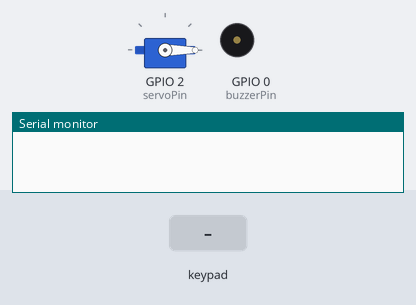
This sketch was run on a simulated ESP32. Parts: servo, buzzer (waves = sounding, pin HIGH), the last lines printed to the serial monitor. Wiring (inferred from the names in the program): 4×4 keypad with keys 1 2 3 A 4 5 6 B 7 8 9 C * 0 # D: rows GPIO 26, GPIO 22, GPIO 21, GPIO 20; columns GPIO 19, GPIO 18, GPIO 17, GPIO 16. The inputs (shaded band) are chosen by the test bench. Pins used as bus, display or sensor lines are not drawn.

Above: at 1.2 s.
1.3 s: keypad keys 1 2 3 4 pressed 0.4 s apart
At 3.9 s:
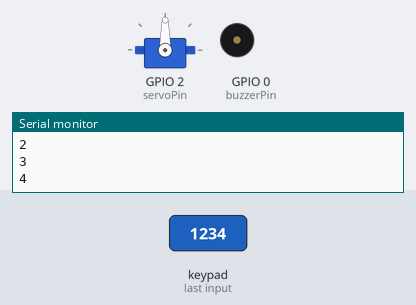
4.4 s: key 'A' pressed
At 5.1 s:
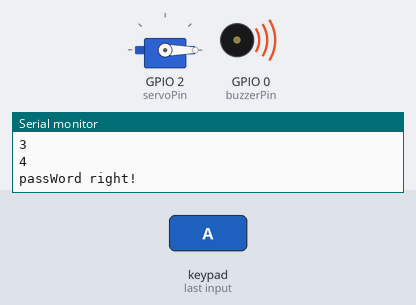
6.7 s: key 'B' pressed
At 8.2 s:
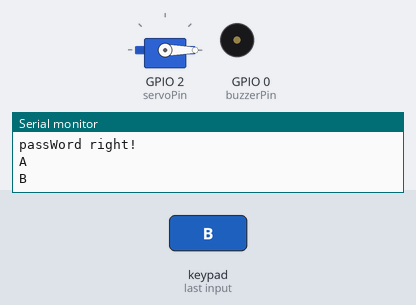
8.5 s: keypad keys 1 2 3 4 # pressed 0.4 s apart
At 9.9 s:
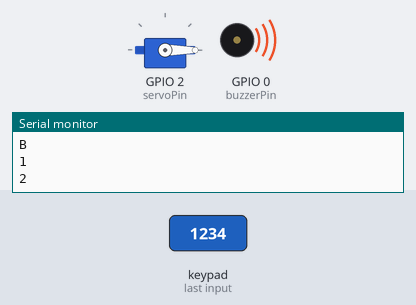
12.9 s: key 'C' pressed
At 15.2 s:
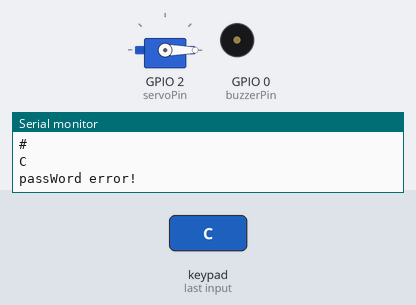
15.7 s: keypad keys 1 2 3 4 * pressed 0.4 s apart
At 17.6 s:
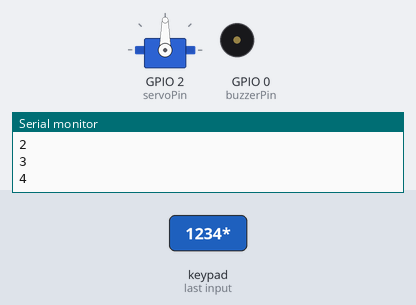
Timing chart, 0 to 21.1 s (numbered marks = the images above; inputs shaded):
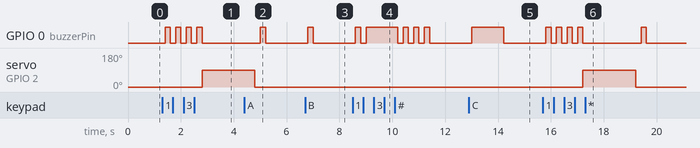

Measured:
- after the input at 1.3 s, GPIO 0 (buzzerPin): alternates HIGH for 0.20 s and LOW for 0.20 s, 8 changes in all, then stays LOW, starting after 0.10 s; servo on GPIO 2 (servoPin): 0° → 90° after 1.5 s
- after the input at 4.4 s, GPIO 0 (buzzerPin): LOW → HIGH after 0.60 s, → LOW 0.20 s later
- after the input at 6.7 s, GPIO 0 (buzzerPin): LOW → HIGH after 0.10 s, → LOW 0.20 s later
- after the input at 8.5 s, GPIO 0 (buzzerPin): goes HIGH 0.20 s, LOW 0.20 s, HIGH 1.2 s, 3 × (LOW 0.20 s, HIGH 0.20 s), then LOW, starting after 0.11 s
- after the input at 12.9 s, GPIO 0 (buzzerPin): LOW → HIGH after 0.11 s, → LOW 1.2 s later
- after the input at 15.7 s, GPIO 0 (buzzerPin): goes 3 × (HIGH 0.20 s, LOW 0.20 s), HIGH 0.20 s, LOW 2.2 s, HIGH 0.20 s, then LOW, starting after 0.11 s; servo on GPIO 2 (servoPin): 0° → 90° after 1.5 s, → 0° 2.0 s later

The sketch:

p32_keypad_door.ino
```cpp
//**********************************************************************************
/*
 * Filename    : Keypad_Door
 * Description : Make a simple combination lock.
 * Auther      : http//www.keyestudio.com
*/
#include "Keypad.h"
#include <Servo.h>

Servo  myservo;     // Create servo object to control a servo
int servoPin = 2;   // Define the servo pin
int buzzerPin = 0; // Define the buzzer pin

String passWord = "1234"; // Save the correct password
String keyIn;

void setup() {
  keyInit();

  myservo.attach(servoPin);  // attaches the servo on servoPin to the servo object
  myservo.write(0);                     // Set the starting position of the servo motor
  pinMode(buzzerPin, OUTPUT);

  Serial.begin(115200);

  keyIn = "";
  Serial.println(keyIn);
}

void loop() {
  char keyPressed = getKey(0);        // Get the character input

  if (keyPressed!='\0') {             // Handle the input characters
    digitalWrite(buzzerPin, HIGH);    // Make a prompt tone each time press the key
    delay(200);
    digitalWrite(buzzerPin, LOW);

    keyIn += keyPressed;              // Save the input characters
    Serial.println(keyPressed);       // Judge the correctness after input

    if (keyIn.length() == 4) {
      bool isRight = true;            // Save password is correct or not

      if( passWord != keyIn){
        isRight = !true;
      }

      if (isRight) {                  // If the input password is right
        myservo.attach(servoPin);
        myservo.write(90);            // Open the switch
        delay(2000);                  // Delay a period of time

        myservo.write(0);             // Close the switch
        Serial.println("passWord right!");
      }
      else {                          // If the input password is wrong
        digitalWrite(buzzerPin, HIGH);// Make a wrong password prompt tone
        delay(1000);

        digitalWrite(buzzerPin, LOW);
        Serial.println("passWord error!");
      }
      keyIn = ""; // Reset the number of the input characters to 0
    }
  }
  delay(200);
}
//**********************************************************************************
```

Keypad.cpp
```cpp
#include "Keypad.h"

byte rowPin[4] = {26, 22, 21, 20};
byte colPin[4] = {19, 18, 17, 16};

char keyStrings[4][4] = {
  {'1', '2', '3', 'A'},
  {'4', '5', '6', 'B'},
  {'7', '8', '9', 'C'},
  {'*', '0', '#', 'D'}
};

int lastTime = 0;
int debounceTime = 20;

int pressKeyRow=0;
int pressKeyCol=0;
bool pressState=false;

void keyInit(void){
  for (int r = 0; r < sizeof(rowPin); r++){
    pinMode(colPin[r], OUTPUT);
    digitalWrite(colPin[r], HIGH);
    pinMode(rowPin[r], INPUT_PULLUP);
  }
  for (int c = 0; c < sizeof(colPin); c++){
    pinMode(colPin[c], OUTPUT);
    digitalWrite(colPin[c], HIGH);
  }
}

void keyScan(bool state){
  for (int c = 0; c < sizeof(colPin); c++){
    digitalWrite(colPin[c], LOW);
    for (int r = 0; r < sizeof(rowPin); r++){
      if (digitalRead(rowPin[r]) == LOW){
        while (state == true && digitalRead(rowPin[r]) == LOW);
        digitalWrite(colPin[c], HIGH);
        pressKeyRow=r;
        pressKeyCol=c;
        pressState=true;
      }
    }
    digitalWrite(colPin[c], HIGH);
  }
}

char getKey(bool state){
  if (millis() - lastTime > debounceTime){
    pressState = false;
    keyScan(state);
    lastTime = millis();
    if(pressState==true)
      return keyStrings[pressKeyRow][pressKeyCol];
    else
      return '\0';
  }
}
```

Keypad.h
```cpp
#ifndef __KEYPAD_H__
#define __KEYPAD_H__

#include <Arduino.h>

void keyInit(void);
void keyScan(bool state);
char getKey(bool state);


#endif
```
